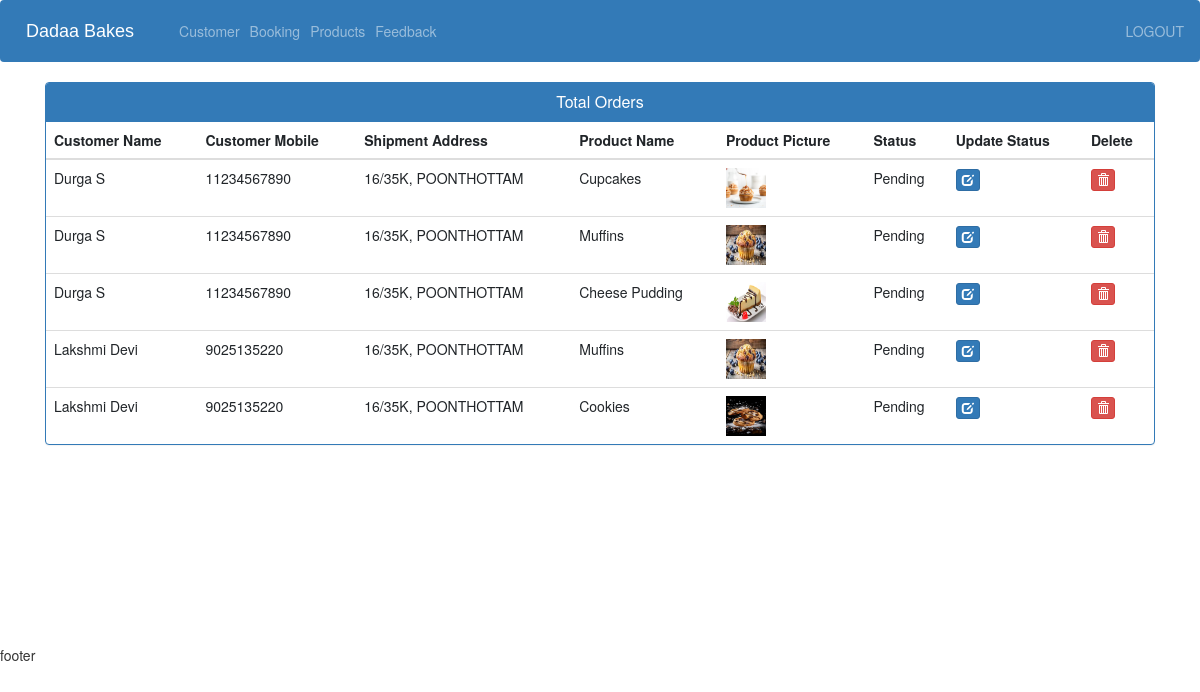
The page /admin-view-booking (signed in) on the database its author committed.
### ecom/models.py (models this page shows, shortened)
class Customer(models.Model):
    user=models.OneToOneField(User,on_delete=models.CASCADE)
    profile_pic= models.ImageField(upload_to='profile_pic/CustomerProfilePic/',null=True,blank=True)
    address = models.CharField(max_length=40)
    mobile = models.CharField(max_length=20,null=False)
    @property
    def get_name(self):
        return self.user.first_name+" "+self.user.last_name

class Orders(models.Model):
    STATUS =(
        ('Pending','Pending'),
        ('Order Confirmed','Order Confirmed'),
        ('Out for Delivery','Out for Delivery'),
        ('Delivered','Delivered'),
    )
    customer=models.ForeignKey('Customer', on_delete=models.CASCADE,null=True)
    product=models.ForeignKey('Product',on_delete=models.CASCADE,null=True)
    email = models.CharField(max_length=50,null=True)
    address = models.CharField(max_length=500,null=True)
    mobile = models.CharField(max_length=20,null=True)
    order_date= models.DateField(auto_now_add=True,null=True)
    status=models.CharField(max_length=50,null=True,choices=STATUS)

class Product(models.Model):
    name=models.CharField(max_length=40)
    product_image= models.ImageField(upload_to='product_image/',null=True,blank=True)
    price = models.PositiveIntegerField()
    description=models.CharField(max_length=40)

### ecom/views.py (the view)
# urls.py: path('admin-view-booking', views.admin_view_booking_view,name='admin-view-booking'),
@login_required(login_url='adminlogin')
def admin_view_booking_view(request):
    orders=models.Orders.objects.all()
    ordered_products=[]
    ordered_bys=[]
    for order in orders:
        ordered_product=models.Product.objects.all().filter(id=order.product.id)
        ordered_by=models.Customer.objects.all().filter(id = order.customer.id)
        ordered_products.append(ordered_product)
        ordered_bys.append(ordered_by)
    return render(request,'ecom/admin_view_booking.html',{'data':zip(ordered_products,ordered_bys,orders)})

### sweet-shop-ecommerce/templates/ecom/admin_view_booking.html (shortened to what this page needs)
{% extends 'ecom/admin_base.html' %}
{% load static %}
{% block content %}
<head>
  <link href="//netdna.bootstrapcdn.com/bootstrap/3.0.0/css/bootstrap.min.css" rel="stylesheet" id="bootstrap-css">
</head>
<div class="container">
  <div class="panel panel-primary">
    <div class="panel-heading">
      <h6 class="panel-title">Total Orders</h6>
    </div>
    <table class="table table-hover" id="dev-table">
      <thead>
        <tr>
          <th>Customer Name</th>
          <th>Customer Mobile</th>
          <th>Shipment Address</th>
          <th>Product Name</th>
          <th>Product Picture</th>
          <th>Status</th>
          <th>Update Status</th>
          <th>Delete</th>
        </tr>
      </thead>
      {% for product,customer,order in data %}
      <tr>
        {% for c in customer %}
        <td> {{c.get_name}}</td>
        <td>{{c.mobile}}</td>
        <td>{{order.address}}</td>
        {% endfor %}
        {% for p in product %}
        <td> {{p.name}}</td>
        <td> <img src="{% static p.product_image.url %}" alt="Profile Pic" height="40px" width="40px" /></td>
        <td>{{order.status}}</td>
        <td><a class="btn btn-primary btn-xs" href="{% url 'update-order' order.id  %}"><span class="glyphicon glyphicon-edit"></span></a></td>
        <td><a class="btn btn-danger btn-xs" href="{% url 'delete-order' order.id  %}"><span class="glyphicon glyphicon-trash"></span></a></td>
        {% endfor %}
      </tr>
      {% endfor %}
    </table>
  </div>
</div>
{% endblock content %}

### sweet-shop-ecommerce/templates/ecom/admin_view_booking.html (style rules this page uses)
a:link { text-decoration: none; }
h6 { text-align: center; }

### rows shown on the page
Orders: address "16/35K, POONTHOTTAM", status "Pending"
Customer: get_name "Durga S", mobile "11234567890"
Product: name "Cupcakes", product_image (picture)
Orders: address "16/35K, POONTHOTTAM", status "Pending"
Product: name "Muffins", product_image (picture)
Orders: address "16/35K, POONTHOTTAM", status "Pending"
Product: name "Cheese Pudding", product_image (picture)
Orders: address "16/35K, POONTHOTTAM", status "Pending"
Customer: get_name "Lakshmi Devi", mobile "9025135220"
Orders: address "16/35K, POONTHOTTAM", status "Pending"
Product: name "Cookies", product_image (picture)
